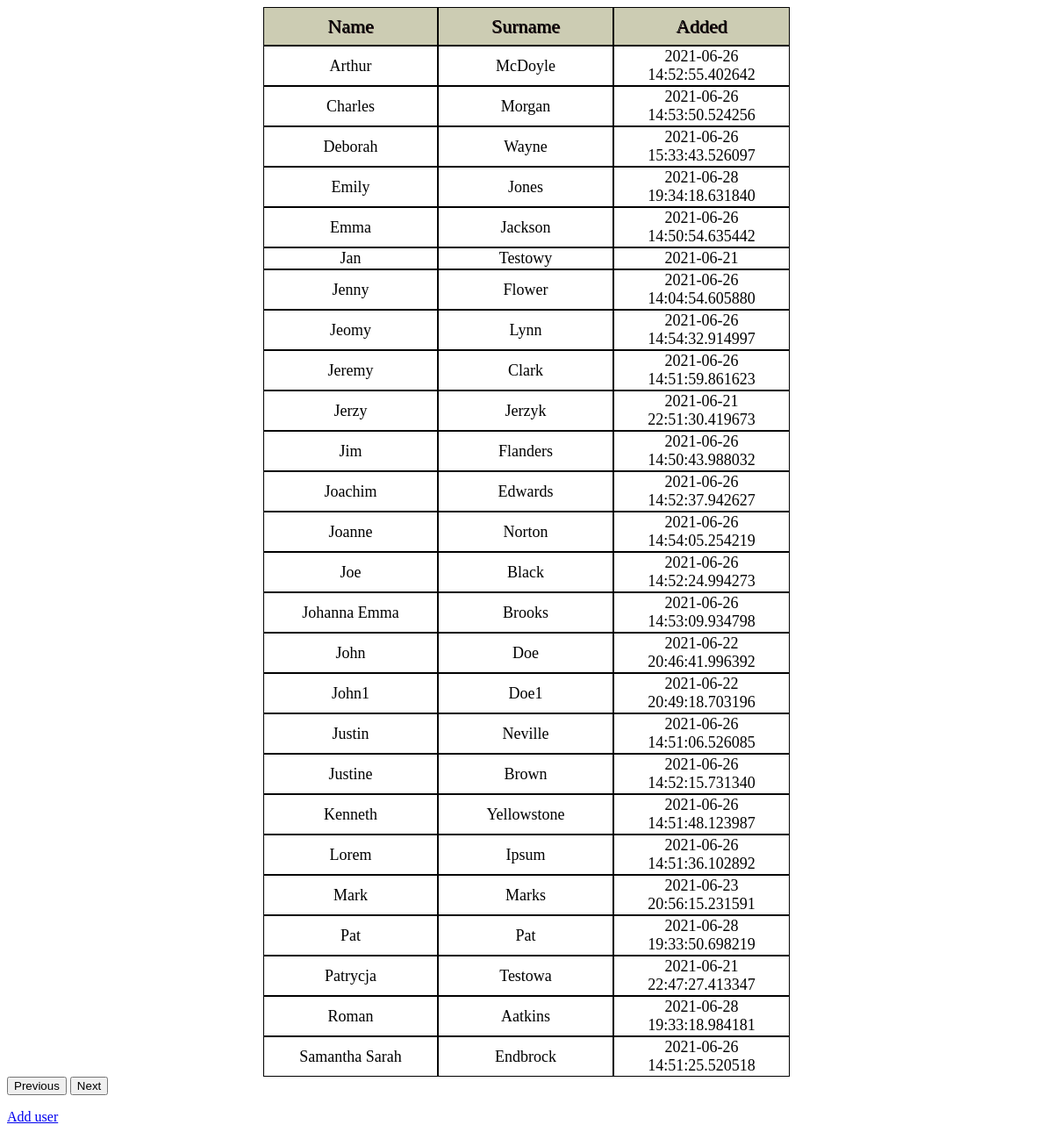
/users, run on an earlier commit of the app's database.
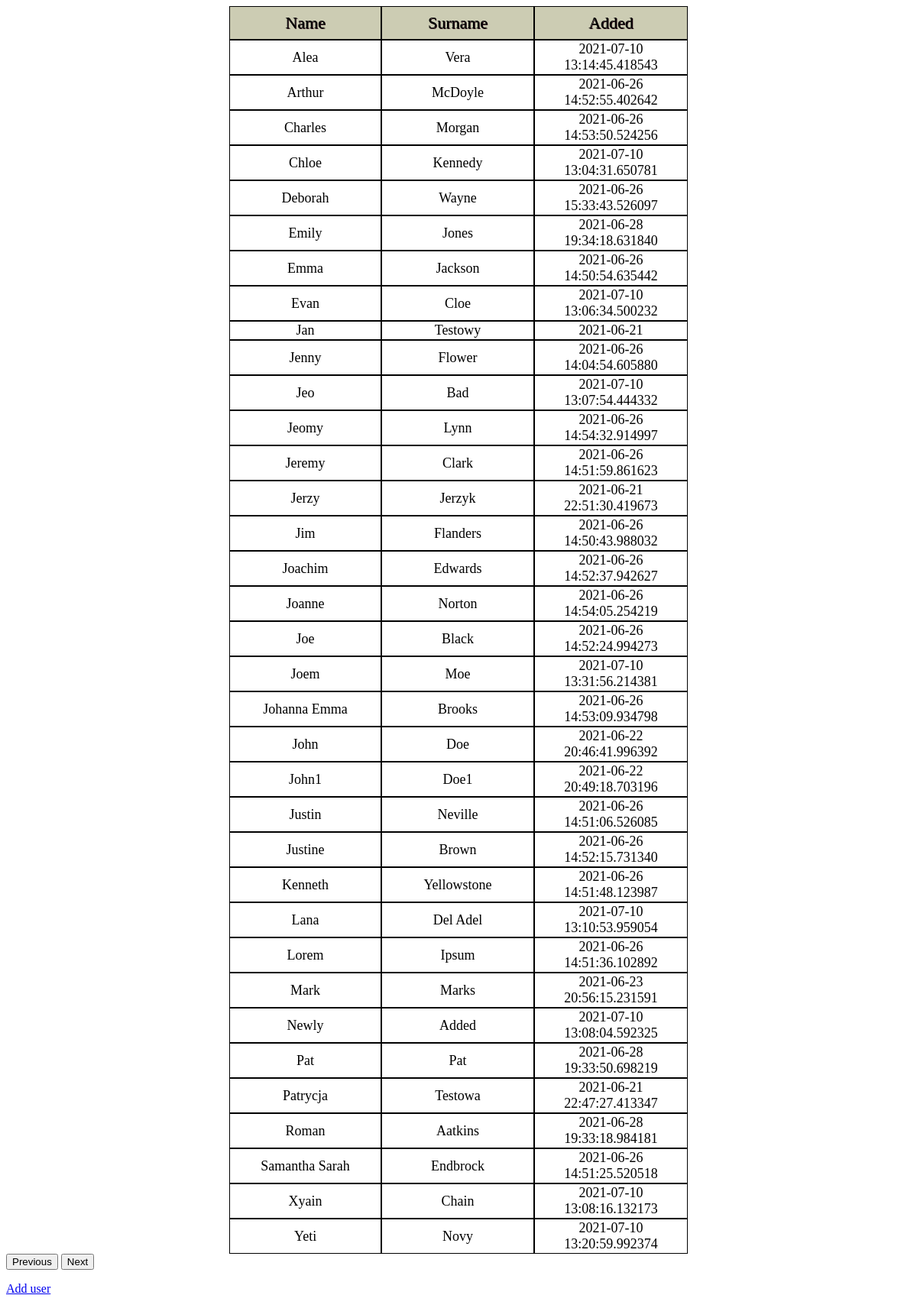
And on a later commit of the database.
### tables this page shows
CREATE TABLE users (
  id INTEGER PRIMARY KEY AUTOINCREMENT,
  name TEXT UNIQUE NOT NULL,
  surname TEXT UNIQUE NOT NULL,
  data_dodania datetime NOT NULL
);

### main.py (the view, shortened to what this page needs)
@app.route('/users', methods=['GET', 'POST'])  # show all of the records on the one page
def users():
    error = None
    db = get_db()
    kursor = db.execute('SELECT * FROM users ORDER BY name ASC;')
    users = kursor.fetchall()  # fetchall zwraca dane w formie listy
    return render_template('user.html', users=users, error=error)

### main.py (called while the page is built)
def get_db():
    if not g.get('db'):  # jezeli brak połączenia to je tworzymy
        conn = sqlite3.connect(app.config['DATABASE'])
        conn.row_factory = sqlite3.Row
        g.db = conn  # zapisujemy połączenie w kontekście aplikacji
    return g.db  # zwracamy połączenie z bazą

### templates/user.html (shortened to what this page needs)
<!DOCTYPE html>
<html lang="en">
<head>
    <link rel= "stylesheet" type= "text/css" href= "{{ url_for('static',filename='style.css') }}">
</head>
<body>
    <table class="user-table">
    <tr>
        <td class="first-row">Name</td>
        <td class="first-row">Surname</td>
        <td class="first-row">Added</td>
    </tr>
        {% for user in users %}
            <tr>
                 <td> {{user.name}}</td>
                <td>  {{user.surname}}</td>
                <td>{{user.data_dodania}}</td>
            </tr>
            {% endfor %}
        </table>
    <button onclick="window.location.href='{{ url_for( 'users') }}';">Previous</button>
    <button onclick="window.location.href='{{ url_for( 'users_pages', page=0) }}';">Next</button>
    <p><a href="{{url_for('index')}}">Add user</a></p>
</body>
</html>

### static/style.css (style rules this page uses)
td { border: 1px solid black; width: 200px; height: 20px; font-size: 18px; text-align: center; }
.user-table { width: 600px; display: block; margin-left: auto; margin-right: auto; border-spacing: 0px; }
.first-row { height: 40px; font: 22px solid black; text-shadow: 1px 1px #1a000d; background-color: #ccccb3; }

What changed in the data, as far as the page shows it:
added users: name "Alea", surname "Vera", data_dodania "2021-07-10 13:14:45.418543"
added users: name "Chloe", surname "Kennedy", data_dodania "2021-07-10 13:04:31.650781"
added users: name "Evan", surname "Cloe", data_dodania "2021-07-10 13:06:34.500232"
added users: name "Jeo", surname "Bad", data_dodania "2021-07-10 13:07:54.444332"
added users: name "Joem", surname "Moe", data_dodania "2021-07-10 13:31:56.214381"
added users: name "Lana", surname "Del Adel", data_dodania "2021-07-10 13:10:53.959054"
added users: name "Newly", surname "Added", data_dodania "2021-07-10 13:08:04.592325"
added users: name "Xyain", surname "Chain", data_dodania "2021-07-10 13:08:16.132173"
added users: name "Yeti", surname "Novy", data_dodania "2021-07-10 13:20:59.992374"
